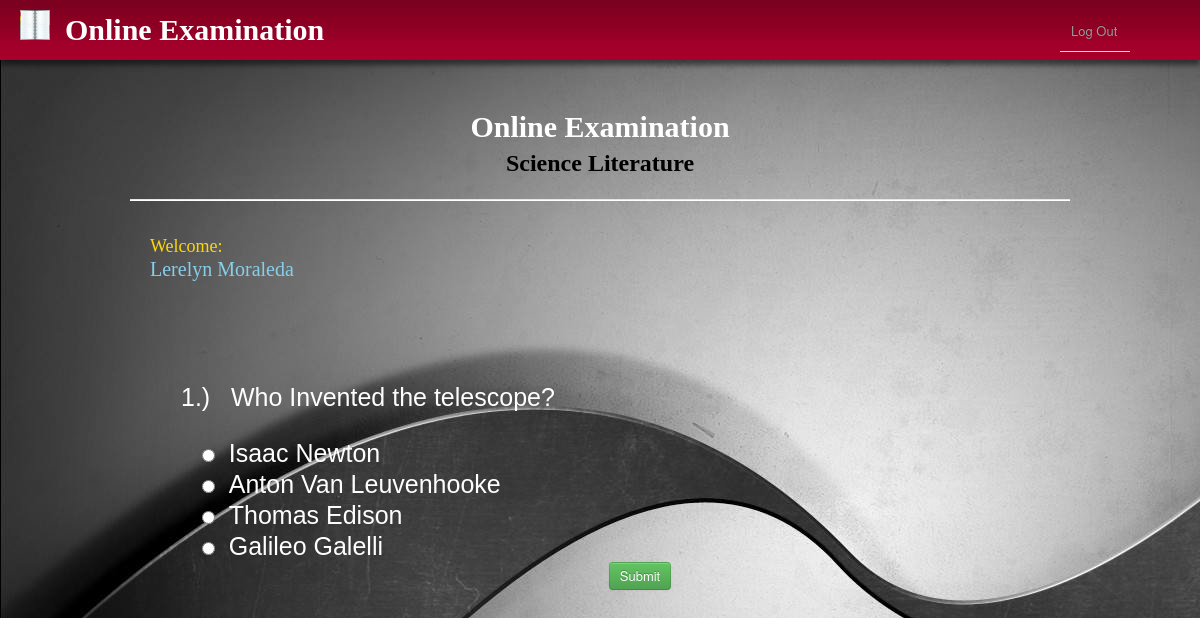
Page /Online_test.php (signed in) on the committed database.
### tables this page shows
CREATE TABLE IF NOT EXISTS `test_question` (
  `id` int(11) NOT NULL AUTO_INCREMENT,
  `test_question` text NOT NULL,
  `choice_A` text NOT NULL,
  `choice_B` text NOT NULL,
  `choice_C` text NOT NULL,
  `choice_D` text NOT NULL,
  `answer` text NOT NULL,
  PRIMARY KEY (`id`)
);

### userOperator/ExamDAO.php (called while the page is built, shortened)
<?php
class ExamDAO{
	public static function getQuestion($q_number) {
		global $db;
		$sql = "SELECT id,test_question,choice_A,choice_B,choice_C,choice_D,answer FROM test_question WHERE id ='{$q_number}'";
		$result = $db->query($sql);
		$question = $result->fetch_assoc();
		return $question;
	}
}
 ?>

### userOperator/ExamHandler.php (called while the page is built, shortened)
<?php
class ExamHandler {
	public function getQuestion($q_number) {
		$getQ = ExamDAO::getQuestion($q_number);
		if (empty($getQ)) {
			return false;
		} else {
			return $getQ;
		}
	}
}
 ?>

### Online_test.php (the view, shortened to what this page needs)
<html>
<head>
	<link rel="stylesheet" type="text/css" href="assets/css/my_style.css">
	<link rel="stylesheet" type="text/css" href="assets/css/style.css">
	<link rel="stylesheet" type="text/css" href="assets/css/bootstrap.css">
	<link rel="stylesheet" type="text/css" href="assets/css/global.css">
</head>
<?php
$F_name = $_SESSION['F_name'];
$L_name = $_SESSION['L_name'];
$q_number = (isset($_POST['q_number'])) ? $_POST['q_number']+1 : 1;
$answers = (isset($_POST['answers'])) ? $_POST['answers'] : '';
$answer = (isset($_POST['answer'])) ? $_POST['answer'] : '';
$answers .= $answer;
$default = new ExamHandler();
$defaultTest = $default->getQuestion($q_number);
?>
<body style = "background:url('assets/img/Beautiful_Background/26.jpg')">
	<div class = "container" style = "margin-top:50px">
		<div class="navbar navbar-fixed-top">
			<div style = "background:url('assets/img/Beautiful_Background/40.jpg')" class = "background">
				<div class = "span4 pull-left">
					<h1 class = "font"><img src="assets/img/note.jpg" class = "pic">&nbsp;&nbsp;Online Examination</h1>
				</div>
				<div class="span2 pull-right">
					<nav class = "nav" style = "margin-top:10px">
						<ul class = "nav nav-tabs">
							<li class = "pull-right"><a href="logOut.php">Log Out</a></li>
						</ul>
					</nav>
				</div>
			</div>
		</div>
		<div>
			<div class="row">
				<div class="span12" style = "margin-top:50px">
					<div>
						<center><p class = "font4"><b>Online Examination</b></p></center>
						<center><h2><font class = "font3" color = "black" style = "font-family:'Tempus Sans ITC'">Science Literature</font><h2></center>
						<hr><br>
					</div>
					<div class="span6 pull-left">
						<label class = "font6">Welcome:</label><span class = "font7"><?= $F_name ?>&nbsp;<?= $L_name ?></span>
					</div>
					<br>
					 <div class = "span12" style = "margin-top:50px" id = "Test_Question">
					 	<div id = "Online_test">
					 		<form action = "<?= $_SERVER['PHP_SELF'] ?>" method = "POST">
					 			<table class = "table1">
					 				<tr><td><input type = "hidden" name = "q_number" value = "<?= $q_number ?>"/></td></tr>
					 				<tr><td><input type = "hidden" name = "answers" value = "<?= $answers ?>" /></td></tr>
					 				<tr><td class = "font5"><?= $q_number ?>.)&nbsp;&nbsp;&nbsp;<?= $defaultTest['test_question'] ?></td></tr>
					 				<tr><td><br/></td></tr>
					 				<tr><td class = "font5">&nbsp;&nbsp;&nbsp;<input type = "radio" name = "answer" value = "a" id = "choice_a"/>&nbsp;&nbsp;<?= $defaultTest['choice_A'] ?></td></tr>
					 				<tr><td class = "font5">&nbsp;&nbsp;&nbsp;<input type = "radio" name = "answer" value = "b" id = "choice_b"/>&nbsp;&nbsp;<?= $defaultTest['choice_B'] ?></td></tr>
					 				<tr><td class = "font5">&nbsp;&nbsp;&nbsp;<input type = "radio" name = "answer" value = "c" id = "choice_c"/>&nbsp;&nbsp;<?= $defaultTest['choice_C'] ?></td></tr>
					 				<tr><td class = "font5">&nbsp;&nbsp;&nbsp;<input type = "radio" name = "answer" value = "d" id = "choice_d"/>&nbsp;&nbsp;<?= $defaultTest['choice_D'] ?></td></tr>
					 			</table>
					 			<center><input type = "submit" class = "btn btn-success" value = "Submit" id = "testSubmit"></center>
					 		</form>
					 	</div>
					 </div>
				</div>
			</div>
		</div>
	</div>
</body>
</html>

### assets/css/my_style.css (style rules this page uses)
#Online_test { height: inherit; width: inherit; position: absolute; margin-top: inherit; margin-left:inherit; z-index: 102; display: none; }

### assets/css/style.css (style rules this page uses)
.background { height:60px; width:100%; box-shadow: 0 5px 5px rgba(0, 0, 0, 0.5); }
.font { color:white; font-family: century gothic; position: fixed; }
.pic { margin-top: 10px; height: 30px; width: 30px; }
.table1 { margin-left: 10px; }
input[type=radio] { margin-left: 20px; }
.font3 { color:black; }
.font4 { font-family:Tempus Sans ITC; color:white; font-size:30px; }
.font5 { font-family:arial; color:white; font-size:25px; }
.font6 { font-size: 18px; font-family: comic Sans ms; color: gold; }
.font7 { font-size: 20px; font-family: century gothic; color: skyblue; }
#Test_Question { left:0px; bottom:0px; }
a { text-decoration: none; }

### rows in the picture
test_question: test_question "Who Invented the telescope?", choice_A "Isaac Newton", choice_B "Anton Van Leuvenhooke", choice_C "Thomas Edison", choice_D "Galileo Galelli"

### other values in the picture
$F_name "Lerelyn"
$L_name "Moraleda"
$q_number "1"
